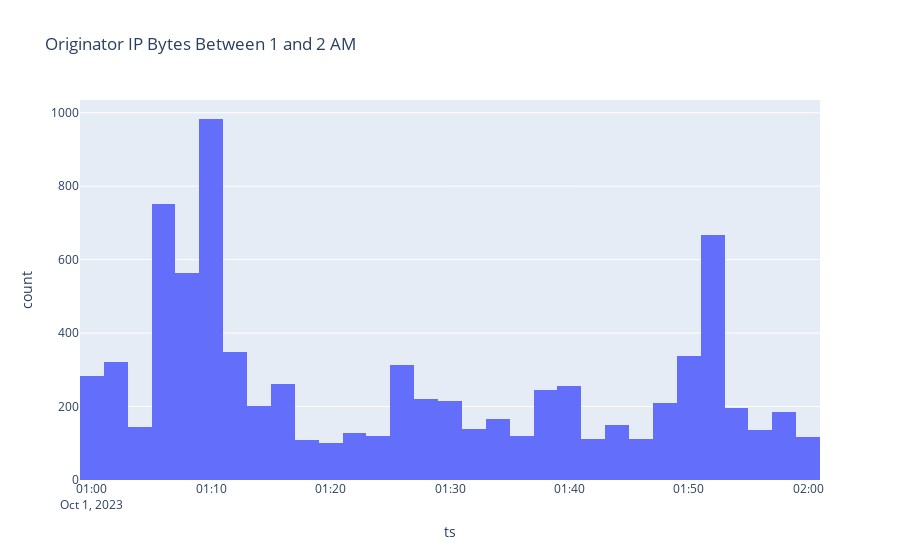

Notebook code for this chart:
### Code cell
# Visualize the time period
fig = px.histogram(data_frame=df_dns, x='ts', title='Originator IP Bytes Between 1 and 2 AM')
fig.show()

### Figure 1 — Plotly figure (JSON) as saved in the notebook; plotly's stock layout.template omitted (floating-point values rounded to 4 significant figures; data arrays with more than 128 entries replaced by an {"elided": "..."} marker saying what was removed)
{"data": [{"alignmentgroup": "True", "bingroup": "x", "hovertemplate": "ts=%{x}<br>count=%{y}<extra></extra>", "legendgroup": "", "marker": {"color": "#636efa", "pattern": {"shape": ""}}, "name": "", "offsetgroup": "", "orientation": "v", "showlegend": false, "type": "histogram", "x": {"elided": "8216 str values"}, "xaxis": "x", "yaxis": "y"}], "layout": {"barmode": "relative", "legend": {"tracegroupgap": 0}, "title": {"text": "Originator IP Bytes Between 1 and 2 AM"}, "xaxis": {"anchor": "y", "domain": [0, 1], "title": {"text": "ts"}}, "yaxis": {"anchor": "x", "domain": [0, 1], "title": {"text": "count"}}}}
